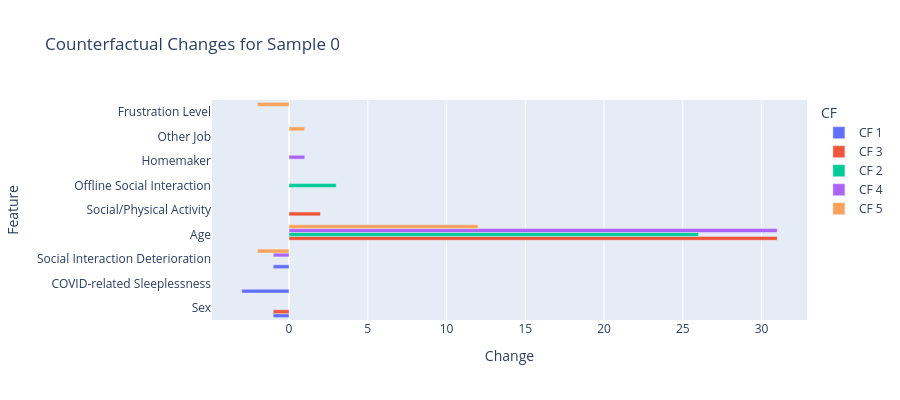

The code cell stored with this chart in its notebook:
### Code cell
# Save single-sample CF plot
fig, ax = plt.subplots(figsize=(12, 6))
if cf_df is not None and len(cf_df) > 0:
    changes_data = []
    for feat in features_UCLA:
        orig_val = original[feat]
        for cf_idx, (_, cf_row) in enumerate(cf_df.iterrows()):
            cf_val = cf_row[feat]
            if abs(cf_val - orig_val) > 0.01:
                changes_data.append({
                    "Feature": get_display_name(feat),
                    "CF": f"CF {cf_idx+1}",
                    "Change": cf_val - orig_val
                })
    if changes_data:
        changes_plot_df = pd.DataFrame(changes_data)
        fig = px.bar(changes_plot_df, x="Change", y="Feature", color="CF",
                     orientation="h", barmode="group",
                     title=f"Counterfactual Changes for Sample {sample_idx}")
        fig.update_layout(height=max(400, len(changes_plot_df["Feature"].unique()) * 30))
        fig.write_image(f"plots/counterfactuals/cf_sample_{sample_idx}.png", scale=2)
        fig.show()
        print(f"Saved: plots/counterfactuals/cf_sample_{sample_idx}.png")

### Figure 1 — Plotly figure (JSON) as saved in the notebook; plotly's stock layout.template omitted (floating-point values rounded to 4 significant figures)
{"data": [{"alignmentgroup": "True", "hovertemplate": "CF=CF 1<br>Change=%{x}<br>Feature=%{y}<extra></extra>", "legendgroup": "CF 1", "marker": {"color": "#636efa", "pattern": {"shape": ""}}, "name": "CF 1", "offsetgroup": "CF 1", "orientation": "h", "showlegend": true, "textposition": "auto", "x": [-1, -3, -1], "xaxis": "x", "y": ["Sex", "COVID-related Sleeplessness", "Social Interaction Deterioration"], "yaxis": "y", "type": "bar"}, {"alignmentgroup": "True", "hovertemplate": "CF=CF 3<br>Change=%{x}<br>Feature=%{y}<extra></extra>", "legendgroup": "CF 3", "marker": {"color": "#EF553B", "pattern": {"shape": ""}}, "name": "CF 3", "offsetgroup": "CF 3", "orientation": "h", "showlegend": true, "textposition": "auto", "x": [-1, 31, 2], "xaxis": "x", "y": ["Sex", "Age", "Social/Physical Activity"], "yaxis": "y", "type": "bar"}, {"alignmentgroup": "True", "hovertemplate": "CF=CF 2<br>Change=%{x}<br>Feature=%{y}<extra></extra>", "legendgroup": "CF 2", "marker": {"color": "#00cc96", "pattern": {"shape": ""}}, "name": "CF 2", "offsetgroup": "CF 2", "orientation": "h", "showlegend": true, "textposition": "auto", "x": [26, 3], "xaxis": "x", "y": ["Age", "Offline Social Interaction"], "yaxis": "y", "type": "bar"}, {"alignmentgroup": "True", "hovertemplate": "CF=CF 4<br>Change=%{x}<br>Feature=%{y}<extra></extra>", "legendgroup": "CF 4", "marker": {"color": "#ab63fa", "pattern": {"shape": ""}}, "name": "CF 4", "offsetgroup": "CF 4", "orientation": "h", "showlegend": true, "textposition": "auto", "x": [31, 1, -1], "xaxis": "x", "y": ["Age", "Homemaker", "Social Interaction Deterioration"], "yaxis": "y", "type": "bar"}, {"alignmentgroup": "True", "hovertemplate": "CF=CF 5<br>Change=%{x}<br>Feature=%{y}<extra></extra>", "legendgroup": "CF 5", "marker": {"color": "#FFA15A", "pattern": {"shape": ""}}, "name": "CF 5", "offsetgroup": "CF 5", "orientation": "h", "showlegend": true, "textposition": "auto", "x": [12, 1, -2, -2], "xaxis": "x", "y": ["Age", "Other Job", "Frustration Level", "Social Interaction Deterioration"], "yaxis": "y", "type": "bar"}], "layout": {"xaxis": {"anchor": "y", "domain": [0.0, 1.0], "title": {"text": "Change"}}, "yaxis": {"anchor": "x", "domain": [0.0, 1.0], "title": {"text": "Feature"}}, "legend": {"title": {"text": "CF"}, "tracegroupgap": 0}, "title": {"text": "Counterfactual Changes for Sample 0"}, "barmode": "group", "height": 400}}
